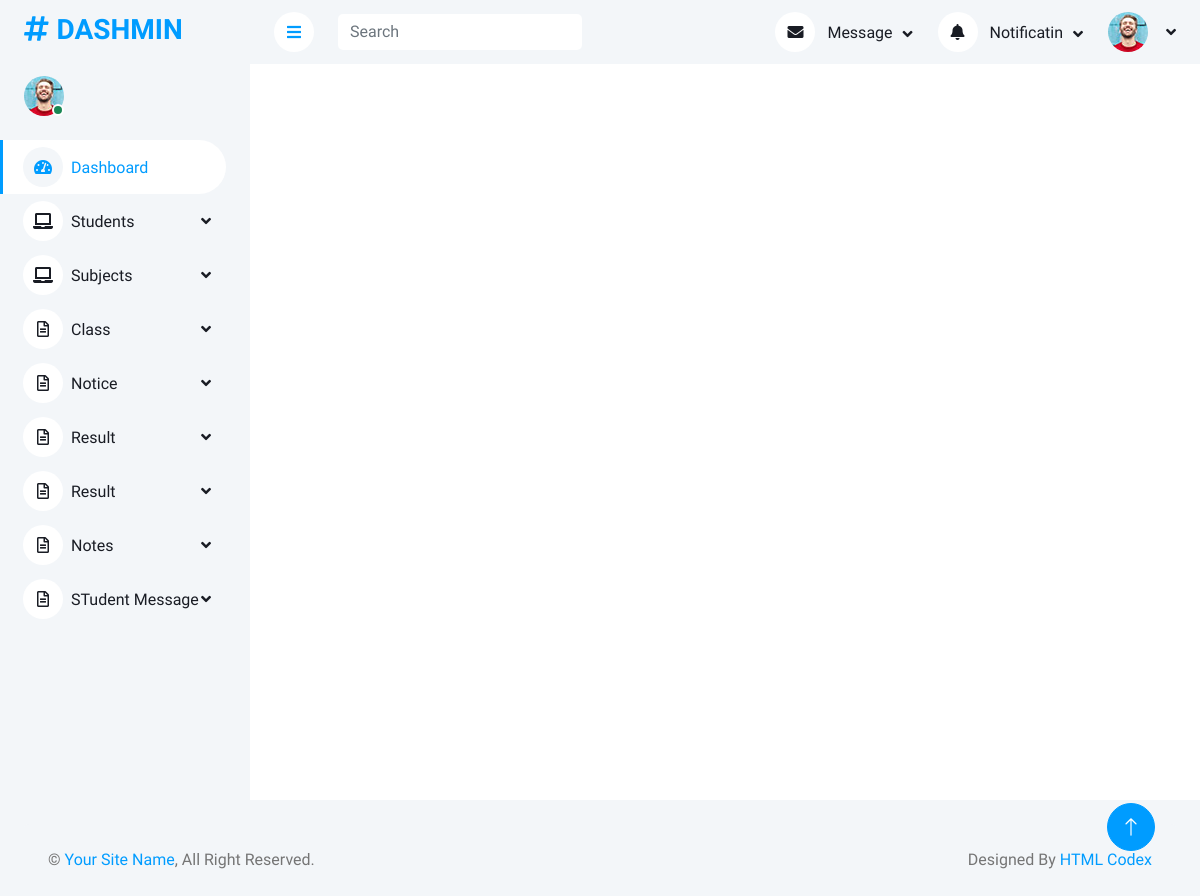
Before: /manage/admin_chat/ with the older database file.
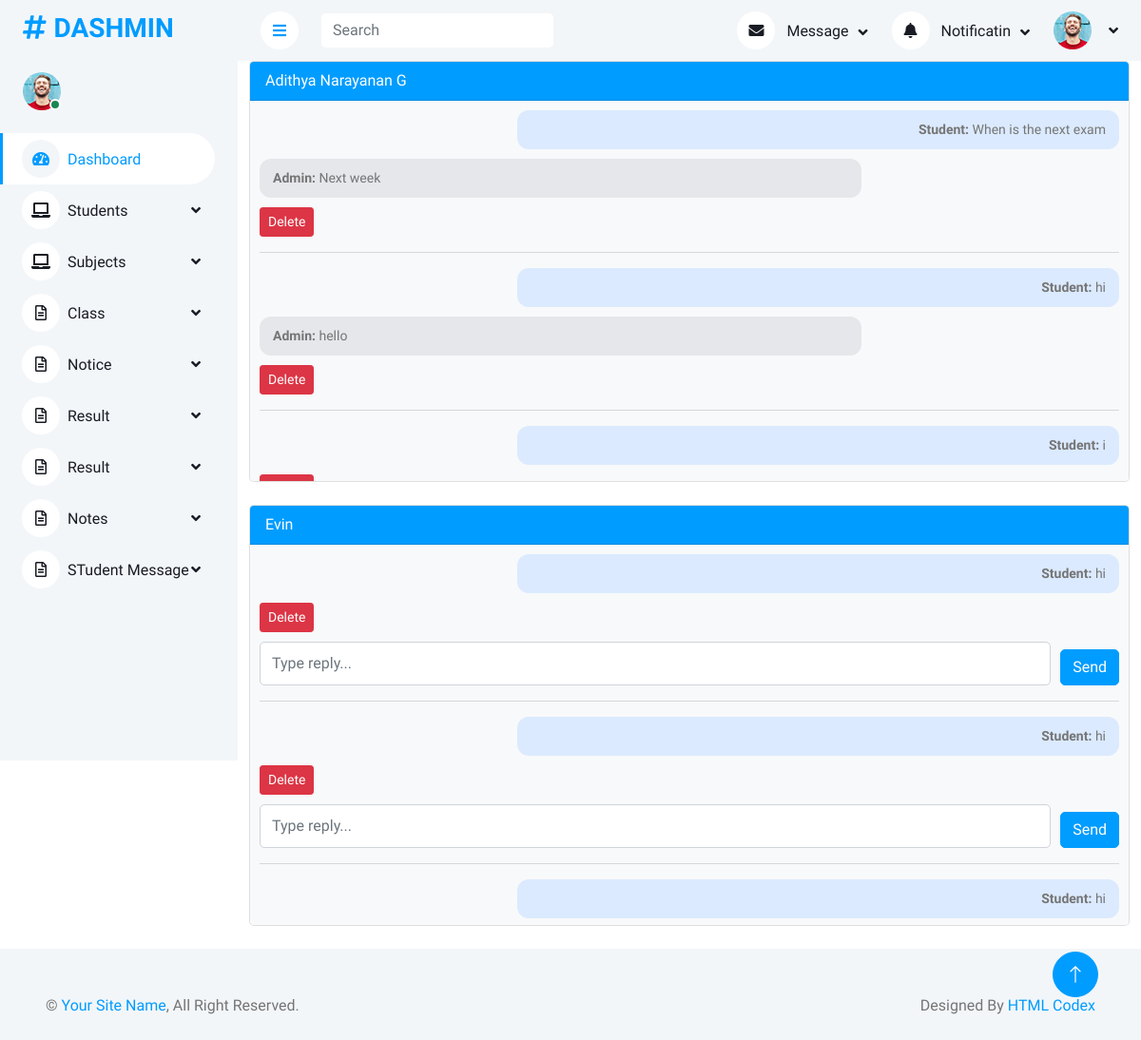
After: the same page with the newer database file.
### AdminApp/models.py (models this page shows, shortened)
class ChatMessage(models.Model):
    student_name = models.CharField(max_length=100)
    message = models.TextField()
    reply = models.TextField(blank=True, null=True)
    created_at = models.DateTimeField(auto_now_add=True)

### AdminApp/views.py (the view)
# urls.py: path('admin_chat/',views.admin_chat,name='admin_chat'),
def admin_chat(request):
    if request.method == "POST":
        chat_id = request.POST.get("chat_id")
        reply = request.POST.get("reply")
        chat = ChatMessage.objects.get(id=chat_id)
        chat.reply = reply
        chat.save()
    chats = ChatMessage.objects.all().order_by("-created_at")
    return render(request,"Admin_Chat.html",{"chats":chats})

### AdminApp/templates/Admin_Chat.html (shortened to what this page needs)
{% extends 'Dashboard.html' %}
{% block content %}
<!DOCTYPE html>
<html lang="en">
<head>
</head>
<body>
    <div class="container">
        {% regroup chats by student_name as student_chats %}
        {% for student in student_chats %}
        <div class="card mb-4">
            <div class="card-header bg-primary text-white">
                {{ student.grouper }}
            </div>
            <div class="card-body chat-area">
                {% for chat in student.list %}
                <div class="msg student">
                    <b>Student:</b> {{ chat.message }}
                </div>
                {% if chat.reply %}
                <div class="msg admin">
                    <b>Admin:</b> {{ chat.reply }}
                </div>
                {% endif %}
                <a href="{% url 'delete_chat' chat.id %}" class="btn btn-danger btn-sm"
                    onclick="return confirm('Delete this message?')">
                    Delete
                </a>
                {% if not chat.reply %}
                <form method="POST" class="reply-box">
                    <input type="text" name="reply" class="form-control" placeholder="Type reply..." required>
                    <button type="submit" class="btn btn-primary mt-2">Send</button>
                </form>
                {% endif %}
                <hr>
                {% endfor %}
            </div>
        </div>
        {% endfor %}
    </div>
</body>
</html>
{% endblock %}

### AdminApp/templates/Dashboard.html (shortened to what this page needs)
<!DOCTYPE html>
{% load static%}
<html lang="en">
<head>
    <link href="https://cdnjs.cloudflare.com/ajax/libs/font-awesome/5.10.0/css/all.min.css" rel="stylesheet">
    <link href="https://cdn.jsdelivr.net/npm/bootstrap-icons@1.4.1/font/bootstrap-icons.css" rel="stylesheet">
    <link href="{% static 'assets/lib/owlcarousel/assets/owl.carousel.min.css' %}" rel="stylesheet">
    <link href="lib/tempusdominus/css/tempusdominus-bootstrap-4.min.css" rel="stylesheet" />
    <link href="{% static 'lib/tempusdominus/css/tempusdominus-bootstrap-4.min.css' %}" rel="stylesheet">
    <link href="{% static 'assets/css/bootstrap.min.css' %}" rel="stylesheet">
    <link href="{% static 'assets/css/style.css' %}" rel="stylesheet">
</head>
<body>
    <div class="container-fluid position-relative bg-white d-flex p-0">
        <div class="sidebar pe-4 pb-3">
            <nav class="navbar bg-light navbar-light">
                <a href="index.html" class="navbar-brand mx-4 mb-3">
                    <h3 class="text-primary"><i class="fa fa-hashtag me-2"></i>DASHMIN</h3>
                </a>
                <div class="d-flex align-items-center ms-4 mb-4">
                    <div class="position-relative">
                        <img class="rounded-circle" src="{% static 'assets/img/user.jpg' %}" alt=""
                            style="width: 40px; height: 40px;">
                        <div
                            class="bg-success rounded-circle border border-2 border-white position-absolute end-0 bottom-0 p-1">
                        </div>
                    </div>
                </div>
                <div class="navbar-nav w-100">
                    <a href="{% url 'dashboard' %}" class="nav-item nav-link active"><i
                            class="fa fa-tachometer-alt me-2"></i>Dashboard</a>
                    <div class="nav-item dropdown">
                        <a href="#" class="nav-link dropdown-toggle" data-bs-toggle="dropdown"><i
                                class="fa fa-laptop me-2"></i>Students</a>
                    </div>
                    <div class="nav-item dropdown">
                        <a href="#" class="nav-link dropdown-toggle" data-bs-toggle="dropdown"><i
                                class="fa fa-laptop me-2"></i>Subjects</a>
                    </div>
                    <div class="nav-item dropdown">
                        <a href="#" class="nav-link dropdown-toggle" data-bs-toggle="dropdown"><i
                                class="far fa-file-alt me-2"></i>Class</a>
                    </div>
                    <div class="nav-item dropdown">
                        <a href="#" class="nav-link dropdown-toggle" data-bs-toggle="dropdown"><i
                                class="far fa-file-alt me-2"></i>Notice</a>
                    </div>
                    <div class="nav-item dropdown">
                        <a href="#" class="nav-link dropdown-toggle" data-bs-toggle="dropdown"><i
                                class="far fa-file-alt me-2"></i>Result</a>
                    </div>
                    <div class="nav-item dropdown">
                        <a href="#" class="nav-link dropdown-toggle" data-bs-toggle="dropdown"><i
                                class="far fa-file-alt me-2"></i>Result</a>
                    </div>
                    <div class="nav-item dropdown">
                        <a href="#" class="nav-link dropdown-toggle" data-bs-toggle="dropdown"><i
                                class="far fa-file-alt me-2"></i>Notes</a>
                    </div>
                    <div class="nav-item dropdown">
                        <a href="#" class="nav-link dropdown-toggle" data-bs-toggle="dropdown"><i
                                class="far fa-file-alt me-2"></i>STudent Message</a>
                    </div>
                </div>
            </nav>
        </div>
        <div class="content">
            <nav class="navbar navbar-expand bg-light navbar-light sticky-top px-4 py-0">
                <a href="#" class="sidebar-toggler flex-shrink-0">
                    <i class="fa fa-bars"></i>
                </a>
                <form class="d-none d-md-flex ms-4">
                    <input class="form-control border-0" type="search" placeholder="Search">
                </form>
                <div class="navbar-nav align-items-center ms-auto">
                    <div class="nav-item dropdown">
                        <a href="#" class="nav-link dropdown-toggle" data-bs-toggle="dropdown">
                            <i class="fa fa-envelope me-lg-2"></i>
                            <span class="d-none d-lg-inline-flex">Message</span>
                        </a>
                    </div>
                    <div class="nav-item dropdown">
                        <a href="#" class="nav-link dropdown-toggle" data-bs-toggle="dropdown">
                            <i class="fa fa-bell me-lg-2"></i>
                            <span class="d-none d-lg-inline-flex">Notificatin</span>
                        </a>
                    </div>
                    <div class="nav-item dropdown">
                        <a href="#" class="nav-link dropdown-toggle" data-bs-toggle="dropdown">
                            <img class="rounded-circle me-lg-2" src="img/user.jpg" alt=""
                                style="width: 40px; height: 40px;">
                        </a>
                    </div>
                </div>
            </nav>
            {% block content%}{% endblock %}
                </div>
            </div>
            <div class="container-fluid pt-4 px-4">
                <div class="bg-light rounded-top p-4">
                    <div class="row">
                        <div class="col-12 col-sm-6 text-center text-sm-start">
                            &copy; <a href="#">Your Site Name</a>, All Right Reserved.
                        </div>
                        <div class="col-12 col-sm-6 text-center text-sm-end">
                            Designed By <a href="https://htmlcodex.com">HTML Codex</a>
                        </div>
                    </div>
                </div>
            </div>
        <a href="#" class="btn btn-lg btn-primary btn-lg-square back-to-top"><i class="bi bi-arrow-up"></i></a>
</body>
</html>

### AdminApp/static/assets/css/style.css (style rules this page uses)
:root { --primary: #009CFF; --light: #F3F6F9; --dark: #191C24; }
.back-to-top { position: fixed; display: none; right: 45px; bottom: 45px; z-index: 99; }
.btn { transition: .5s; }
.btn.btn-primary { color: #FFFFFF; }
.btn-lg-square { width: 48px; height: 48px; }
.btn-square, .btn-sm-square, .btn-lg-square { padding: 0; display: inline-flex; align-items: center; justify-content: center; font-weight: normal; border-radius: 50px; }
.sidebar { position: fixed; top: 0; left: 0; bottom: 0; width: 250px; height: 100vh; overflow-y: auto; background: var(--light); transition: 0.5s; z-index: 999; }
.content { margin-left: 250px; min-height: 100vh; background: #FFFFFF; transition: 0.5s; }
@media (min-width: 992px) { .sidebar { margin-left: 0; } }
@media (min-width: 992px) { .content { width: calc(100% - 250px); } }
.sidebar .navbar .navbar-nav .nav-link { padding: 7px 20px; color: var(--dark); font-weight: 500; border-left: 3px solid var(--light); border-radius: 0 30px 30px 0; outline: none; }
.sidebar .navbar .navbar-nav .nav-link:hover, .sidebar .navbar .navbar-nav .nav-link.active { color: var(--primary); background: #FFFFFF; border-color: var(--primary); }
.sidebar .navbar .navbar-nav .nav-link i { width: 40px; height: 40px; display: inline-flex; align-items: center; justify-content: center; background: #FFFFFF; border-radius: 40px; }
.sidebar .navbar .navbar-nav .nav-link:hover i, .sidebar .navbar .navbar-nav .nav-link.active i { background: var(--light); }
.sidebar .navbar .dropdown-toggle::after { position: absolute; top: 15px; right: 15px; border: none; content: "\f107"; font-family: "Font Awesome 5 Free"; font-weight: 900; transition: .5s; }
.content .navbar .navbar-nav .nav-link { margin-left: 25px; padding: 12px 0; color: var(--dark); outline: none; }
.content .navbar .sidebar-toggler, .content .navbar .navbar-nav .nav-link i { width: 40px; height: 40px; display: inline-flex; align-items: center; justify-content: center; background: #FFFFFF; border-radius: 40px; }
.content .navbar .dropdown-toggle::after { margin-left: 6px; vertical-align: middle; border: none; content: "\f107"; font-family: "Font Awesome 5 Free"; font-weight: 900; transition: .5s; }

### AdminApp/templates/Admin_Chat.html (style rules this page uses)
.chat-area { max-height: 400px; overflow-y: auto; padding: 10px; background: #f8f9fa; border-radius: 6px; }
.msg { padding: 10px 14px; margin-bottom: 10px; border-radius: 12px; max-width: 70%; font-size: 14px; }
.student { background: #dbeafe; margin-left: auto; text-align: right; }
.admin { background: #e5e7eb; }
.reply-box { display: flex; gap: 10px; margin-top: 10px; }
.reply-box input { flex: 1; }
.reply-box button { white-space: nowrap; }

Changed rows visible on the page:
added ChatMessage: grouper "Adithya Narayanan G", message "When is the next exam", reply "Next week"
added ChatMessage: message "hi", reply "hello", shown under "Adithya Narayanan G"
added ChatMessage: message "i", shown under "Adithya Narayanan G"
added ChatMessage: grouper "Evin", message "hi"
added ChatMessage: message "hi", shown under "Evin"
added ChatMessage: message "hi", shown under "Evin"
